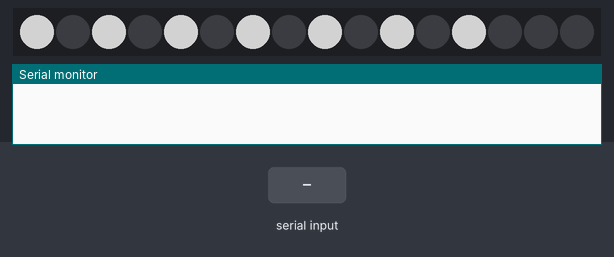
Recording of a sketch running on a simulated Arduino Uno, built with avr-gcc and run on an emulated ATmega328P. Shown: 16 RGB LEDs in strip order, left to right, the last lines printed to the serial monitor. Inputs (shaded band) come from the test bench. Dim RGB values are drawn brighter than linear.

Above: at 6.2 s.
6.3 s: "hmd01\n" received over Serial
At 7.7 s:
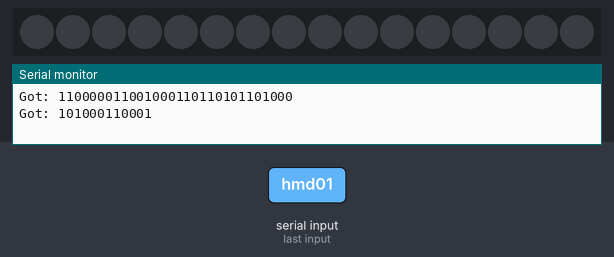
8.0 s: "serv1\n" received over Serial
At 8.02 s:
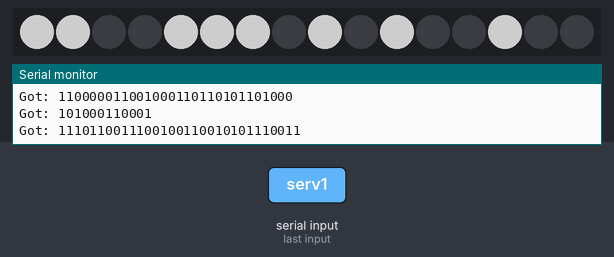
Timing chart, 0 to 11.0 s (numbered marks = the images above; inputs shaded):
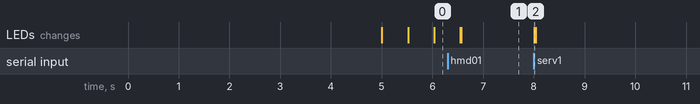

Measured:
- after the input at 6.3 s, the LEDs: first change after 0.25 s (image 1 shows a later state)
- after the input at 8.0 s, the LEDs: change at once (image 2)

The sketch:

rgbdist.ino
```cpp
/*
    Author: Jari Tervonen <jjtervonen ~Ã„T~ gmail.com>, 2013-

    Based on TLC and Mirf library examples by:
    Alex Leone <acleone ~AT~ gmail.com>, 2009-02-03
   and
    Unknown author.
*/
#include "Tlc5940.h"
//#include <SPI.h>
//#include <Mirf.h>
//#include <nRF24L01.h>
//#include <MirfHardwareSpiDriver.h>

void setup()
{
  Serial.begin(9600);
  Serial.setTimeout(10);
  /* Call Tlc.init() to setup the tlc.
     You can optionally pass an initial PWM value (0 - 4095) for all channels.*/
  Tlc.init(1000);

  /*Mirf.cePin = 4;
  Mirf.csnPin = 2;
  Mirf.spi = &MirfHardwareSpi;
  Mirf.init();
  Mirf.setRADDR((byte *)"hmd01");
  Mirf.payload = sizeof(unsigned long);*/

  delay(5000);
}

static byte input [4];
static uint32_t control = 0x00000000;
//static uint8_t buf[VW_MAX_MESSAGE_LEN];
//static uint8_t buflen = VW_MAX_MESSAGE_LEN;
boolean first_run = true;
boolean hmd_connected = false;

unsigned long ACK = 0xaaaaaaaa;
unsigned long time, last_update_time = 0;

void loop()
{
 /* Mirf.setTADDR((byte *)"serv1");

  time = millis();
  if (!hmd_connected || (time - last_update_time > 2000)) {
    Mirf.send((byte *)&ACK);
    last_update_time = millis();

    while(Mirf.isSending()){}
    Serial.println("Finished sending");
    delay(10);
    while(!Mirf.dataReady()) {
      Serial.println("Waiting");
      if ( ( millis() - time ) > 1000 ) {
        Serial.println("Timeout on response from server!");
        hmd_connected = false;
        return;
      }
    }
    hmd_connected = true;
  }
  Mirf.getData((byte *) &input);

  control = (uint32_t) ( (uint32_t)(input[0]) | ((uint32_t(input[1])<<8)) | ((uint32_t(input[2])<<16)) | ((uint32_t(input[3])<<24))  );
  input[0] = 0;
  input[1] = 0;
  input[2] = 0;
  input[3] = 0;
  //Serial.print("Got: ");Serial.println(control, BIN);
  updateColors(control);*/

  if (Serial.available()) {
    Serial.readBytes((char*)&input, 4);
    first_run = false;
    control = (uint32_t) ( (uint32_t)(input[0])
              | ((uint32_t(input[1])<<8))
              | ((uint32_t(input[2])<<16))
              | ((uint32_t(input[3])<<24)) );
    input[0] = 0;
    input[1] = 0;
    input[2] = 0;
    input[3] = 0;
    Serial.print("Got: ");Serial.println(control, BIN);
    updateColors(control);
  }
  else if (first_run) {
    demo();
  }
  /*if (vw_get_message(buf, &buflen)){
    int i;

    for (i = 0; i < buflen; i++)
    {
      input[i%4] = buf[i];
      //Serial.print(buf[i], HEX);
      //Serial.print(" ");
    }
  }*/
  //long dist = measureDistance();
  //Serial.println(dist);
  delay(10);
}
static int LEDS_IN_GROUP = 16;
static int LED_GROUPS = 2;
static int LED_COUNT = LED_GROUPS*LEDS_IN_GROUP;
static int BRIGHTNESS_BITS [] = {14,15,30,31};
static int BRIGHTNESS_BIT_COUNT = 4;


boolean not_in(int x, int *y, int len) {
  for(int i=0; i<len; i++) {
    if (y[i] == x)
      return false;
  }
  return true;
}

void updateColors(uint32_t c) {
  int i,j = 0;
  uint8_t brightness = 0;

  Tlc.clear();
  //Serial.println(map(d,400,4,0,4095));

  brightness = (uint8_t)((c&0xf0000000)>>28);

  for (i=0,j=0;i<LED_COUNT;i++) {
    if (i == 14 || i == 15 || i == 30 || i == 31) {
       continue;
    }
    if ( (uint32_t) ((c >> j) & 0x01) == 1 ){
      //Tlc.set(i, map( ((c&0xff000000)>>24), 0, 255, 0, 4095));
      Tlc.set(i, map( brightness, 0, 16, 0, 4095));
    }
    j++;
  }
  Tlc.update();
}

uint32_t demo_val = 0x85555555;

void demo() {
  int i = 0;
  Tlc.clear();
  //Serial.println(map(d,400,4,0,4095));
  for (i=0;i<14;i++) {

    if ( (uint32_t) ((demo_val >> i) & 0x01) == 1 )
      Tlc.set(i, 2000);
  }
  for (i=14;i<16;i++) {
    Tlc.set(i, 0);
  }

  for (i=16;i<30;i++) {

    if ( (uint32_t) ((demo_val >> (i-4)) & 0x01) == 1 )
      Tlc.set(i, 2000);
  }
  for (i=30;i<32;i++) {
    Tlc.set(i, 0);
  }

  Tlc.update();
  demo_val ^= 0x0aaaaaaa;
  demo_val ^= 0x05555555;
  delay(500);
}
```
